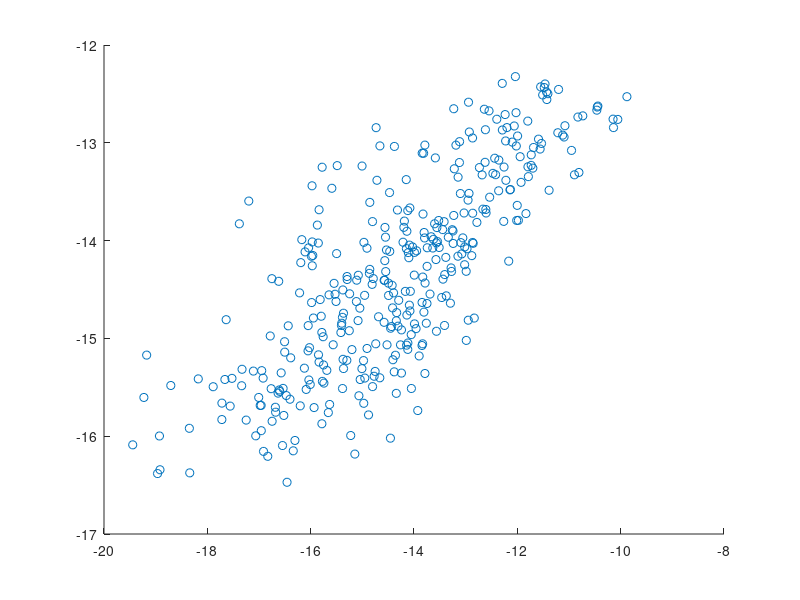

The MATLAB script that drew this image: (Note: this script raises an error after producing the figure.)

% This file provides data descriptions and analyses demos relevant to the
% manuscript: ''Inferring neural signalling directionality from undirected structural connectomes''.

% Caio Seguin, Adeel Razi, Andrew Zalesky
% Feb 2019

%% Load data

load('sen_rev_data.mat');

%% Data description: asy struct

% The struct asy contains data on related to the measure of send-receive communication
% asymmetry. The struct is organized as folows:
% 
% asy.com - Send-receive communication asymmetry.
% 
%   asy.com.rg - Regional communication asymmetry.
% 
%       asy.com.rg.{n256,n360,n512} - Regional cortical parcellations for
%       N = 256,360,512.
%  
%           asy.com.rg.n256.{d10,d15,d20} - Regional communication asymmetry
%           computed for 10%, 15%, 20% structural connection density.
% 
%               asy.com.rg.n256.d10.{nav,dif,si} - Regional communication asymmetry
%               for navigation efficiency, diffusion effeciency and search
%               information. This are the variables projected onto the
%               cortical surface in Fig 3a,d,g.
% 
%   asy.com.ss - Subsystems communication asymmetry.
% 
%       asy.com.ss.n360.{d10,d15,d20} - Subsystems communication asymmetry for
%       10%, 15%, 20% structural connection density.
% 
%           asy.com.ss.n360.d10.{nav,dif,si} - Subsystems communication asymmetry
%           for navigation efficiency, diffusion effeciency and search
%           information.
% 
%           asy.com.ss.n360.d10.nav.{yeo7,yeo17,hcp22} - Subsystems
%           communication asymmetry for yeo 7, yeo 17, hcp 22 cortical
%           subsystems
% 
%           asy.com.ss.n360.d10.nav.yeo7.{vec,mat} - System-wise and
%           pairwise subsystems communication asymmetry. These are the
%           variables shown in Figs 4a,c (mat) and 4b,d (vec).
% 
% asy.ec - Send-receive effective connectivity asymmetry
% 
%   asy.ec.ss.n360.{yeo7,yeo17,hcp22} - Effective connectivity asymmetry
%   for the yeo 7, yeo 17 and hcp 22 cortical subsystems.
% 
%       asy.ec.ss.n360.yeo7.{ses1,ses2} - Effective connectivity asymmetry
%       for resting-state fMRI sessions 1 and 2
% 
%           asy.ec.ss.n360.yeo7.ses1.mat - Pairwise effective connecitivty
%           asymmetry. These are the variables shown in Figs 5c,d (Eff. conn. asymmetry matrix)

%% Data description: sre struct

% The struct sre constains data on regional Send/Receive efficiencies. The
% the struct field naming convetion follows the one for the asy struct
% described above.

%% Data description: g1 struct

% The g1 struct contains the cortical gradient of functional connectivity
% from Margulies et al 2016, PNAS (https://doi.org/10.1073/pnas.1608282113)
% downsampled from vertice to regional resolution for parcellations with
% N=256,360,512. The original cortical gradient is publicly available at
% https://www.neuroconnlab.org/data/index.html

% g1.n360.val stores the average gradient value of vertices comprised into
% each of 360 cortical regions. Correlations between g1.n360.val and
% communication asymmetries are reported in the Send-receive communication
% asymmetries of the human connectome section.

% g1.n360.group.thr contains a classification of cortical regions into
% unimodal (g1.n360.val <= -2), neutral (-2 < g1.n360.val <= 2) or multimodal
% (g1.n360.val > 2). This classification is used in Fig 3c,f,i.

%% Demo 1: Reproduce analyses used in Fig 3d,e,f (Send-receive communication asymmetries of the human connectome)

% Fig 3d
display('*** Analysis: Fig 3d ***');
display(['Values projected onto the cortical surface are stored in asy.com.rg.n360.d15.si ', ... 
    'and available as an interactive connectome workbench scene in <insert BALSA URL>']);
fprintf('\n');

% Fig 3e
display('*** Analysis: Fig 3e ***');
figure;
scatter(sre.rg.n360.d15.si.rev, sre.rg.n360.d15.si.sen);
refline(1,0);
xlabel('Receiving search information');
ylabel('Sending search information');
title('Fig 3E');
set(gca, 'FontSize', 14);
display('Scatter plot generated.');
fprintf('\n');

% Fig 3f
display('*** Analysis: Fig 3f ***');
% Continuous analysis
[r,p] = corr(asy.com.rg.n360.d15.si, g1.n360.val);
% Categorical analysis
aux = asy.com.rg.n360.d15.si;
bux = g1.n360.group.thr;
[p_u_n, ~, s_u_n] = ranksum(aux(bux == 1), aux(bux == 2), 'tail', 'both');
[p_n_h, ~, s_n_h] = ranksum(aux(bux == 2), aux(bux == 3), 'tail', 'both');
[p_u_h, ~, s_u_h] = ranksum(aux(bux == 1), aux(bux == 3), 'tail', 'both');
fprintf('Relationship between search info asymmetry and G1\n');
fprintf('Correlation: r=%.2f, p=%.0e\n', r, p);
fprintf('Wilcoxon test, Unimodal > Neutral: Z=%.2f, p=%.0e\n', s_u_n.zval , p_u_n);
fprintf('Wilcoxon test, Neutral > Multimodal: Z=%.2f, p=%.0e\n', s_n_h.zval , p_n_h);
fprintf('Wilcoxon test, Unimodal > Multimodal: Z=%.2f, p=%.0e\n', s_u_h.zval , p_u_h);
fprintf('\n');

%% Demo 2: Reproduce analyses in Fig 4c,d (Send-receive communication asymmetries of cortical subsystems)

display('*** Analysis: Fig 4c,d ***');

% Bonferoni corrected significance threshold for pairwise subsystem asymmetries
% alpha=0.05, 22*21/2 multiple comparisons, two-sided test, 200 subjects
pw_sig_thr = -tinv(0.025/(11*21), 199);

% Bonferoni corrected significance threshold for individual subsystem asymmetries
% alpha=0.05, 22 multiple comparisons, two-sided test, 200 subjects
ind_sig_thr = -tinv(0.025/22, 199);

X = asy.com.ss.n360.d15.nav.hcp22.mat;
X(X < pw_sig_thr) = 0;

[asy_sort, idx_sort] = sort(asy.com.ss.n360.d15.nav.hcp22.vec, 'descend');

figure;
subplot(1,2,1);
imagesc(X); colorbar;
title('Fig 4C: Send-receive navigation asymmetry matrix');

subplot(1,2,2);
barh(flipud(asy_sort));
title('Fig 4D: Subsystem send-receive navigation asymmetry');
xlabel('Receivers < Neutral > Senders');

aux = (1:22)';
set(gca, 'YTick', aux);
set(gca, 'YTickLabel', flipud(aux(idx_sort)));
set(gca, 'FontSize', 14);

l_sen = line([ind_sig_thr, ind_sig_thr], get(gca,'YLim'));
l_rev = line(-[ind_sig_thr, ind_sig_thr], get(gca,'YLim'));
l_sen.LineWidth = 2;
l_sen.LineStyle = '--';
l_sen.Color = [1 0.5 0];
l_rev.LineWidth = 2;
l_rev.LineStyle = '--';
l_rev.Color = [0 0.5 1];

display('Plots generated.');
fprintf('\n');

%% Demo 3: Reproduce analyses in Fig 5c (Send-receive communication asymmetry and effective connectivity)

display('*** Analysis: Fig 5c ***');

% Correlation between communication and effective connectivity asymmetry
% for navigation asymmetry, 15% connection density, Yeo 17, fMRI session 1 (Fig
% 5c).

% Upper triangle index
upt = find(triu(ones(17),1));
[r,p] = corr(asy.com.ss.n360.d15.nav.yeo17.mat(upt), asy.ec.ss.n360.yeo17.ses1.mat(upt));

figure;
scatter(asy.com.ss.n360.d15.nav.yeo17.mat(upt), asy.ec.ss.n360.yeo17.ses1.mat(upt));
lsline;
xlabel('Send-receive navigation asymmetry');
ylabel('Effective connectivity asymmetry');
title(sprintf('Fig 5c: r=%.2f, p=%.0e', r, p));
set(gca, 'FontSize', 14);

display('Scatter plot generated');
fprintf('\n');

%% Demo 4: Reproduce analyses in Fig 6 (Send-receive communication asymmetry of directed non-human connectomes)

display('*** Analysis: Fig 6 (mouse results) ***');

display('Load data from Rubinov et al 2015 PNAS. https://doi.org/10.1073/pnas.1420315112');
load('mouse_data');

% Directed (asymmetric) connectivity matrix
W_dir = W;
% Euclidean distance matrix between region centroids
D = squareform(pdist(coords));

display('Step-by-step computation of network communication measures and send-receive asymmetries.');

%%% Step 1: Create an undirected (symmetric) macaque connectome
W_und = (W_dir + W_dir')./2;

%%% Step 2: Weight-to-length transformation

% Directed
L_dir = -log10(W_dir./(max(W_dir(:)) + min(W_dir(W_dir>0))));
L_dir(L_dir == Inf) = 0;

% Undirected
L_und = -log10(W_und./(max(W_und(:)) + min(W_und(W_und>0))));
L_und(L_und == Inf) = 0;

%%% Step 3: Compute weighted communication asymmetries for the directed (original) connectome

% Weighted navigation efficiency
[~, ~, PL_nav] = navigate(L_dir, D);
E_nav = 1./PL_nav;
dir.E_nav_asy = (E_nav - E_nav')./(E_nav + E_nav');

% Weighted search Info
SI = search_information(W_dir, L_dir);
E_si = -SI;
dir.E_si_asy = (E_si - E_si')./(E_si + E_si');

% Weighted diffusion efficiency
[~, E_dif] = diffusion_efficiency(W_dir);
dir.E_dif_asy = (E_dif - E_dif')./(E_dif + E_dif');

%%% Step 4: Compute weighted communication asymmetries for the undirected (original) connectome

% Weighted navigation efficiency
[~, ~, PL_nav] = navigate(L_und, D);
E_nav = 1./PL_nav;
und.E_nav_asy = (E_nav - E_nav')./(E_nav + E_nav');

% Weighted search Info
SI = search_information(W_und, L_und);
E_si = -SI;
und.E_si_asy = (E_si - E_si')./(E_si + E_si');

% Weighted diffusion efficiency
[~, E_dif] = diffusion_efficiency(W_und);
und.E_dif_asy = (E_dif - E_dif')./(E_dif + E_dif');

%%% Step 5: Determine unconnected node pairs in the symmetrized connectome
n = length(W_und);
aux = ones(n);
bux = zeros(n);
bux(triu(aux,1) == 1 & W_und == 0) = 1;
unc_idx = find(bux);

%%% Step 5: Correlation between directed and undirected asymmetries for unconneted node pairs
[r,p] = corr(und.E_dif_asy(unc_idx), dir.E_dif_asy(unc_idx));

figure;
scatter(und.E_dif_asy(unc_idx), dir.E_dif_asy(unc_idx));
lsline;
xlabel('Undirected diffusion asymmetry');
ylabel('Directed diffusion asymmetry');
title(sprintf(['Fig 6f: Directed vs undirected weighted diffusion asymmetry in the\n', ... 
    'macaque connectome: rho=%.2f, p=%.0e'],r,p));
set(gca, 'FontSize', 14);

display('Scatter plot generated.');
fprintf('\n');




